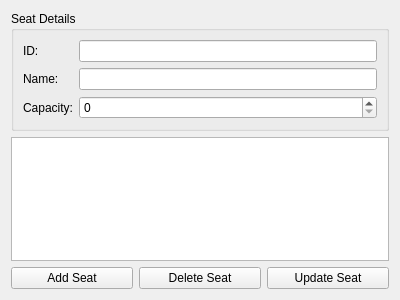
<?xml version="1.0" encoding="UTF-8"?>
<ui version="4.0">
    <class>PlacesUI</class>
    <widget class="QWidget" name="PlacesUI">
        <property name="geometry">
            <rect>
                <x>0</x>
                <y>0</y>
                <width>400</width>
                <height>300</height>
            </rect>
        </property>
        <property name="windowTitle">
            <string>Form</string>
        </property>
        <layout class="QVBoxLayout" name="verticalLayout_3">
            <item>
                <widget class="QGroupBox" name="groupBox">
                    <property name="title">
                        <string>Seat Details</string>
                    </property>
                    <layout class="QFormLayout" name="formLayout">
                        <item row="0" column="0">
                            <widget class="QLabel" name="nameLabel_2">
                                <property name="text">
                                    <string>ID:</string>
                                </property>
                            </widget>
                        </item>
                        <item row="0" column="1">
                            <widget class="QLineEdit" name="idLineEdit"/>
                        </item>
                        <item row="1" column="0">
                            <widget class="QLabel" name="rankingLabel">
                                <property name="text">
                                    <string>Name:</string>
                                </property>
                            </widget>
                        </item>
                        <item row="1" column="1">
                            <widget class="QLineEdit" name="nameLineEdit"/>
                        </item>
                        <item row="2" column="0">
                            <widget class="QLabel" name="capacityLabel">
                                <property name="text">
                                    <string>Capacity:</string>
                                </property>
                            </widget>
                        </item>
                        <item row="2" column="1">
                            <widget class="QSpinBox" name="capacitySpinBox"/>
                        </item>
                    </layout>
                </widget>
            </item>
            <item>
                <widget class="QTableView" name="seatsTableView"/>
            </item>
            <item>
                <layout class="QHBoxLayout" name="horizontalLayout">
                    <item>
                        <widget class="QPushButton" name="addSeatButton">
                            <property name="text">
                                <string>Add Seat</string>
                            </property>
                        </widget>
                    </item>
                    <item>
                        <widget class="QPushButton" name="deleteSeatButton">
                            <property name="text">
                                <string>Delete Seat</string>
                            </property>
                        </widget>
                    </item>
                    <item>
                        <widget class="QPushButton" name="updateSeatButton">
                            <property name="text">
                                <string>Update Seat</string>
                            </property>
                        </widget>
                    </item>
                </layout>
            </item>
        </layout>
    </widget>
    <resources/>
    <connections/>
</ui>
